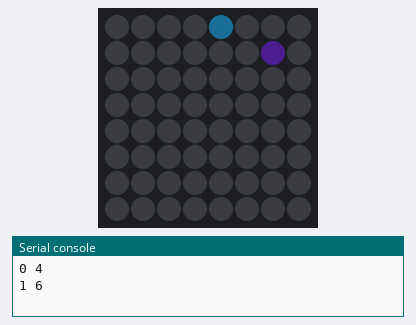
Simulated run of this program. Board: Raspberry Pi Pico running MicroPython. On the bench: 8×8 RGB LED matrix (first LED top left, wired row by row, every second row reversed), the last lines printed to the serial console. Dim RGB values are drawn brighter than linear; random numbers come from a fixed seed.

Above: at 0.2 s.
At 13.39 s:
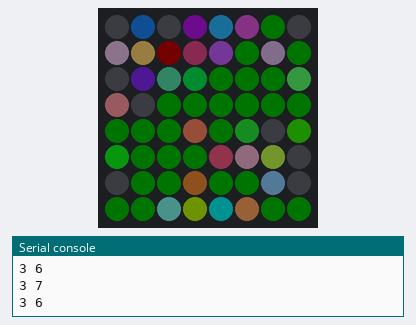
At 16.1 s:
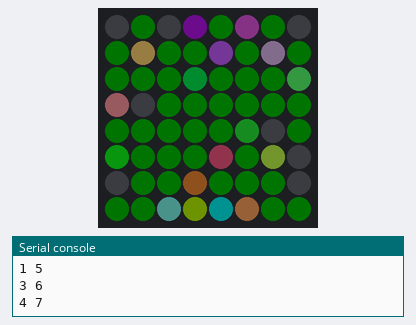
At 23.9 s:
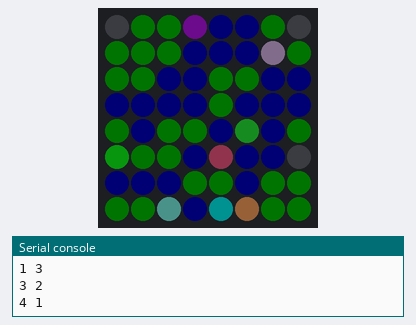
At 28.7 s:
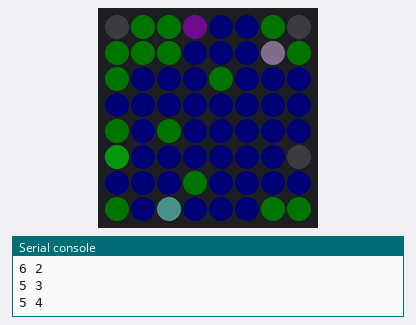
At 34.41 s:
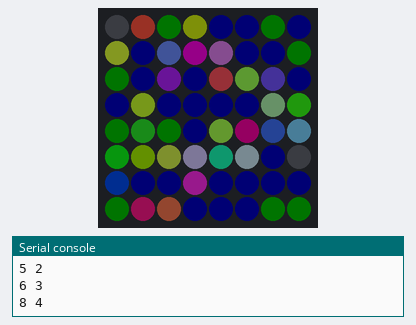

The program:

14-ball-bounce.py
```python
# Bounce a ball around a NeoPixel Matrix
from neopixel import NeoPixel
from utime import sleep
from urandom import randint

NEOPIXEL_PIN = 6
ROWS = 8
COLS = 8
NUMBER_PIXELS = ROWS * COLS
strip = NeoPixel(machine.Pin(NEOPIXEL_PIN), NUMBER_PIXELS)

# matrix = [[0 for _ in range(cols)] for _ in range(rows)]
def clear():
    for i in range(0, NUMBER_PIXELS):
        strip[i] = (0,0,0)
    strip.write()

def write_pixel(x, y, value):
    if y >= 0 and y < ROWS and x >=0 and x < COLS:
        # odd count rows 1, 3, 5 the wire goes from bottup
        if x % 2:
            strip[(x+1)*ROWS - y - 1] = value
        else: # even count rows, 0, 2, 4 the wire goes from the top down up
            strip[x*ROWS + y] = value

def show():
    strip.write()

brightness=1
x=0
y=4
dx = 1
dy = 2
counter = 0
while True:
    if x <= 0:
        dx = 1
    if y <= 0:
        dy = 1
    if x >= COLS-1:
        dx = -1
    if y >= ROWS-1:
        dy = -1
    print(x,y)
    if counter < 100:
        write_pixel(x, y, (randint(0,25),randint(0,25),randint(0,25))) # random
    elif counter < 200:
        write_pixel(x, y, (0,brightness,0)) # blue
    elif counter < 300:
        write_pixel(x, y, (0,0,brightness)) # blue
    show()
    x += dx + randint(0,1)
    y += dy
    counter += 1
    if counter > 300:
        counter = 0
    if not counter % 150:
        x += 1
    sleep(.1)
```
